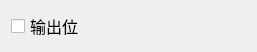
<?xml version="1.0" encoding="UTF-8"?>
<ui version="4.0">
 <class>MSet_SwCycleItemWid</class>
 <widget class="QWidget" name="MSet_SwCycleItemWid">
  <property name="geometry">
   <rect>
    <x>0</x>
    <y>0</y>
    <width>257</width>
    <height>48</height>
   </rect>
  </property>
  <property name="windowTitle">
   <string>Form</string>
  </property>
  <layout class="QVBoxLayout" name="verticalLayout">
   <item>
    <widget class="QCheckBox" name="checkBox">
     <property name="sizePolicy">
      <sizepolicy hsizetype="Minimum" vsizetype="Expanding">
       <horstretch>0</horstretch>
       <verstretch>0</verstretch>
      </sizepolicy>
     </property>
     <property name="font">
      <font>
       <family>微软雅黑</family>
       <pointsize>12</pointsize>
      </font>
     </property>
     <property name="text">
      <string>输出位</string>
     </property>
    </widget>
   </item>
  </layout>
 </widget>
 <resources/>
 <connections/>
</ui>
